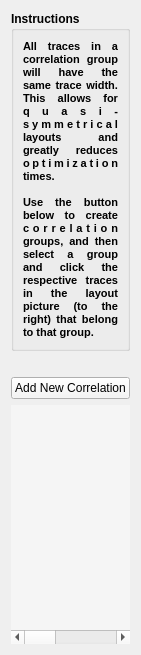
      <widget class="QWidget" name="page_2">
       <property name="geometry">
        <rect>
         <x>0</x>
         <y>0</y>
         <width>125</width>
         <height>655</height>
        </rect>
       </property>
       <attribute name="label">
        <string>Design Variable Correlation</string>
       </attribute>
       <layout class="QGridLayout" name="gridLayout_5">
        <item row="2" column="0" colspan="2">
         <widget class="QPushButton" name="btn_new_symmetry">
          <property name="palette">
           <palette>
            <active>
             <colorrole role="Button">
              <brush brushstyle="SolidPattern">
               <color alpha="255">
                <red>245</red>
                <green>245</green>
                <blue>245</blue>
               </color>
              </brush>
             </colorrole>
             <colorrole role="Base">
              <brush brushstyle="SolidPattern">
               <color alpha="255">
                <red>245</red>
                <green>245</green>
                <blue>245</blue>
               </color>
              </brush>
             </colorrole>
             <colorrole role="Window">
              <brush brushstyle="SolidPattern">
               <color alpha="255">
                <red>245</red>
                <green>245</green>
                <blue>245</blue>
               </color>
              </brush>
             </colorrole>
            </active>
            <inactive>
             <colorrole role="Button">
              <brush brushstyle="SolidPattern">
               <color alpha="255">
                <red>245</red>
                <green>245</green>
                <blue>245</blue>
               </color>
              </brush>
             </colorrole>
             <colorrole role="Base">
              <brush brushstyle="SolidPattern">
               <color alpha="255">
                <red>245</red>
                <green>245</green>
                <blue>245</blue>
               </color>
              </brush>
             </colorrole>
             <colorrole role="Window">
              <brush brushstyle="SolidPattern">
               <color alpha="255">
                <red>245</red>
                <green>245</green>
                <blue>245</blue>
               </color>
              </brush>
             </colorrole>
            </inactive>
            <disabled>
             <colorrole role="Button">
              <brush brushstyle="SolidPattern">
               <color alpha="255">
                <red>245</red>
                <green>245</green>
                <blue>245</blue>
               </color>
              </brush>
             </colorrole>
             <colorrole role="Base">
              <brush brushstyle="SolidPattern">
               <color alpha="255">
                <red>245</red>
                <green>245</green>
                <blue>245</blue>
               </color>
              </brush>
             </colorrole>
             <colorrole role="Window">
              <brush brushstyle="SolidPattern">
               <color alpha="255">
                <red>245</red>
                <green>245</green>
                <blue>245</blue>
               </color>
              </brush>
             </colorrole>
            </disabled>
           </palette>
          </property>
          <property name="font">
           <font>
            <weight>50</weight>
            <bold>false</bold>
           </font>
          </property>
          <property name="text">
           <string>Add New Correlation</string>
          </property>
         </widget>
        </item>
        <item row="3" column="0" colspan="2">
         <widget class="QTableWidget" name="tbl_symmetry">
          <property name="palette">
           <palette>
            <active>
             <colorrole role="Button">
              <brush brushstyle="SolidPattern">
               <color alpha="255">
                <red>245</red>
                <green>245</green>
                <blue>245</blue>
               </color>
              </brush>
             </colorrole>
             <colorrole role="Base">
              <brush brushstyle="SolidPattern">
               <color alpha="255">
                <red>245</red>
                <green>245</green>
                <blue>245</blue>
               </color>
              </brush>
             </colorrole>
             <colorrole role="Window">
              <brush brushstyle="SolidPattern">
               <color alpha="255">
                <red>245</red>
                <green>245</green>
                <blue>245</blue>
               </color>
              </brush>
             </colorrole>
            </active>
            <inactive>
             <colorrole role="Button">
              <brush brushstyle="SolidPattern">
               <color alpha="255">
                <red>245</red>
                <green>245</green>
                <blue>245</blue>
               </color>
              </brush>
             </colorrole>
             <colorrole role="Base">
              <brush brushstyle="SolidPattern">
               <color alpha="255">
                <red>245</red>
                <green>245</green>
                <blue>245</blue>
               </color>
              </brush>
             </colorrole>
             <colorrole role="Window">
              <brush brushstyle="SolidPattern">
               <color alpha="255">
                <red>245</red>
                <green>245</green>
                <blue>245</blue>
               </color>
              </brush>
             </colorrole>
            </inactive>
            <disabled>
             <colorrole role="Button">
              <brush brushstyle="SolidPattern">
               <color alpha="255">
                <red>245</red>
                <green>245</green>
                <blue>245</blue>
               </color>
              </brush>
             </colorrole>
             <colorrole role="Base">
              <brush brushstyle="SolidPattern">
               <color alpha="255">
                <red>245</red>
                <green>245</green>
                <blue>245</blue>
               </color>
              </brush>
             </colorrole>
             <colorrole role="Window">
              <brush brushstyle="SolidPattern">
               <color alpha="255">
                <red>245</red>
                <green>245</green>
                <blue>245</blue>
               </color>
              </brush>
             </colorrole>
            </disabled>
           </palette>
          </property>
          <property name="frameShape">
           <enum>QFrame::NoFrame</enum>
          </property>
          <property name="editTriggers">
           <set>QAbstractItemView::NoEditTriggers</set>
          </property>
          <property name="selectionBehavior">
           <enum>QAbstractItemView::SelectItems</enum>
          </property>
          <property name="showGrid">
           <bool>true</bool>
          </property>
          <property name="columnCount">
           <number>3</number>
          </property>
          <attribute name="horizontalHeaderVisible">
           <bool>false</bool>
          </attribute>
          <attribute name="verticalHeaderVisible">
           <bool>false</bool>
          </attribute>
          <column/>
          <column/>
          <column/>
         </widget>
        </item>
        <item row="1" column="0">
         <spacer name="verticalSpacer_10">
          <property name="orientation">
           <enum>Qt::Vertical</enum>
          </property>
          <property name="sizeType">
           <enum>QSizePolicy::Fixed</enum>
          </property>
          <property name="sizeHint" stdset="0">
           <size>
            <width>20</width>
            <height>20</height>
           </size>
          </property>
         </spacer>
        </item>
        <item row="0" column="0" colspan="2">
         <widget class="QGroupBox" name="groupBox_3">
          <property name="minimumSize">
           <size>
            <width>0</width>
            <height>0</height>
           </size>
          </property>
          <property name="font">
           <font>
            <weight>75</weight>
            <bold>true</bold>
           </font>
          </property>
          <property name="title">
           <string>Instructions</string>
          </property>
          <layout class="QGridLayout" name="gridLayout_12">
           <item row="0" column="0">
            <widget class="QLabel" name="label_41">
             <property name="font">
              <font>
               <pointsize>10</pointsize>
              </font>
             </property>
             <property name="text">
              <string>&lt;!DOCTYPE HTML PUBLIC &quot;-//W3C//DTD HTML 4.0//EN&quot; &quot;http://www.w3.org/TR/REC-html40/strict.dtd&quot;&gt;
&lt;html&gt;&lt;head&gt;&lt;meta name=&quot;qrichtext&quot; content=&quot;1&quot; /&gt;&lt;style type=&quot;text/css&quot;&gt;
p, li { white-space: pre-wrap; }
&lt;/style&gt;&lt;/head&gt;&lt;body style=&quot; font-family:'MS Shell Dlg 2'; font-size:10pt; font-weight:400; font-style:normal;&quot;&gt;
&lt;p align=&quot;justify&quot; style=&quot; margin-top:0px; margin-bottom:0px; margin-left:0px; margin-right:0px; -qt-block-indent:0; text-indent:0px;&quot;&gt;&lt;span style=&quot; font-size:8pt; font-weight:600;&quot;&gt;All traces in a correlation group will have the same trace width. This allows for quasi-symmetrical layouts and greatly reduces optimization times.&lt;/span&gt;&lt;/p&gt;
&lt;p align=&quot;justify&quot; style=&quot;-qt-paragraph-type:empty; margin-top:0px; margin-bottom:0px; margin-left:0px; margin-right:0px; -qt-block-indent:0; text-indent:0px; font-size:8pt; font-weight:600;&quot;&gt;&lt;br /&gt;&lt;/p&gt;
&lt;p align=&quot;justify&quot; style=&quot; margin-top:0px; margin-bottom:0px; margin-left:0px; margin-right:0px; -qt-block-indent:0; text-indent:0px;&quot;&gt;&lt;span style=&quot; font-size:8pt; font-weight:600;&quot;&gt;Use the button below to create correlation groups, and then select a group and click the respective traces in the layout picture (to the right) that belong to that group.&lt;/span&gt;&lt;/p&gt;&lt;/body&gt;&lt;/html&gt;</string>
             </property>
             <property name="wordWrap">
              <bool>true</bool>
             </property>
            </widget>
           </item>
          </layout>
         </widget>
        </item>
       </layout>
      </widget>
